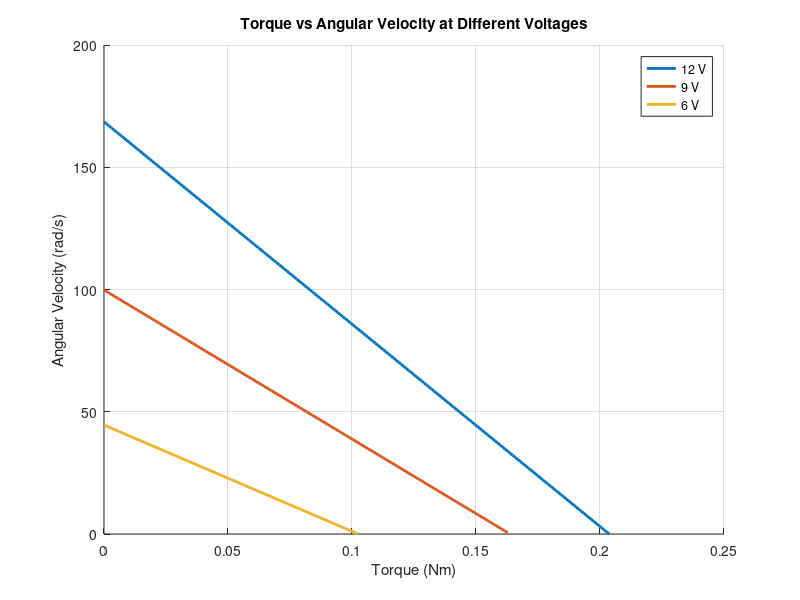

This figure's MATLAB source:
clear; clc; close all;

% ------------------
% Motor Parameters
% ------------------
% Stall torque (Nm)
tau_st_12 = 0.2037;
tau_st_9  = 0.1637;
tau_st_6  = 0.1025;

% Assume no-load speed scales linearly with voltage.
% --- CHANGE THIS TO YOUR ACTUAL MOTOR NO-LOAD SPEED ---
omega_nl_12 = 168.59;    % rad/s (example)
omega_nl_9  = 99.80;
omega_nl_6  = 44.56;

% ------------------
% Torque vector
% ------------------
tau = linspace(0, max([tau_st_12 tau_st_9 tau_st_6]), 200);

% ------------------
% Angular velocity model: ω = ω_nl (1 - τ/τ_st)
% ------------------
omega_12 = omega_nl_12 * (1 - tau/tau_st_12);
omega_9  = omega_nl_9  * (1 - tau/tau_st_9);
omega_6  = omega_nl_6  * (1 - tau/tau_st_6);

% Remove negative values
omega_12(omega_12<0) = NaN;
omega_9(omega_9<0)   = NaN;
omega_6(omega_6<0)   = NaN;

% ------------------
% Plot
% ------------------
figure; hold on; grid on;

plot(tau, omega_12, 'LineWidth', 2);
plot(tau, omega_9,  'LineWidth', 2);
plot(tau, omega_6,  'LineWidth', 2);

xlabel('Torque (Nm)');
ylabel('Angular Velocity (rad/s)');
title('Torque vs Angular Velocity at Different Voltages');
legend('12 V','9 V','6 V','Location','northeast');

